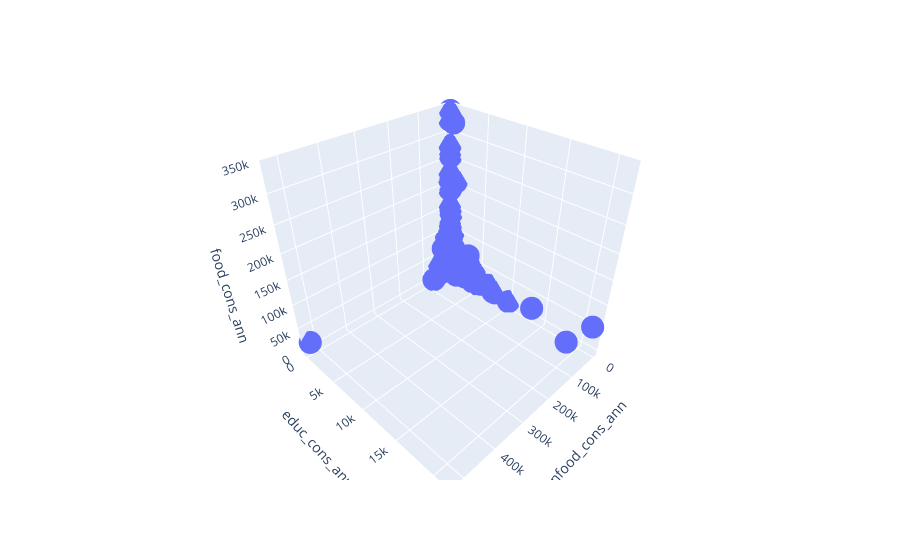

Here is the notebook cell this chart was saved with:
### Code cell
px.scatter_3d(df,x=cols_of_interest[0],y=cols_of_interest[1],z=cols_of_interest[2])

### Figure 1 — Plotly figure (JSON) as saved in the notebook; plotly's stock layout.template omitted (floating-point values rounded to 4 significant figures; data arrays with more than 128 entries replaced by an {"elided": "..."} marker saying what was removed)
{"data": [{"hovertemplate": "nonfood_cons_ann=%{x}<br>educ_cons_ann=%{y}<br>food_cons_ann=%{z}<extra></extra>", "legendgroup": "", "marker": {"color": "#636efa", "symbol": "circle"}, "mode": "markers", "name": "", "scene": "scene", "showlegend": false, "type": "scatter3d", "x": {"elided": "3832 int values"}, "y": {"elided": "3832 int values"}, "z": {"elided": "3832 float values"}}], "layout": {"legend": {"tracegroupgap": 0}, "margin": {"t": 60}, "scene": {"domain": {"x": [0, 1], "y": [0, 1]}, "xaxis": {"title": {"text": "nonfood_cons_ann"}}, "yaxis": {"title": {"text": "educ_cons_ann"}}, "zaxis": {"title": {"text": "food_cons_ann"}}}}}
